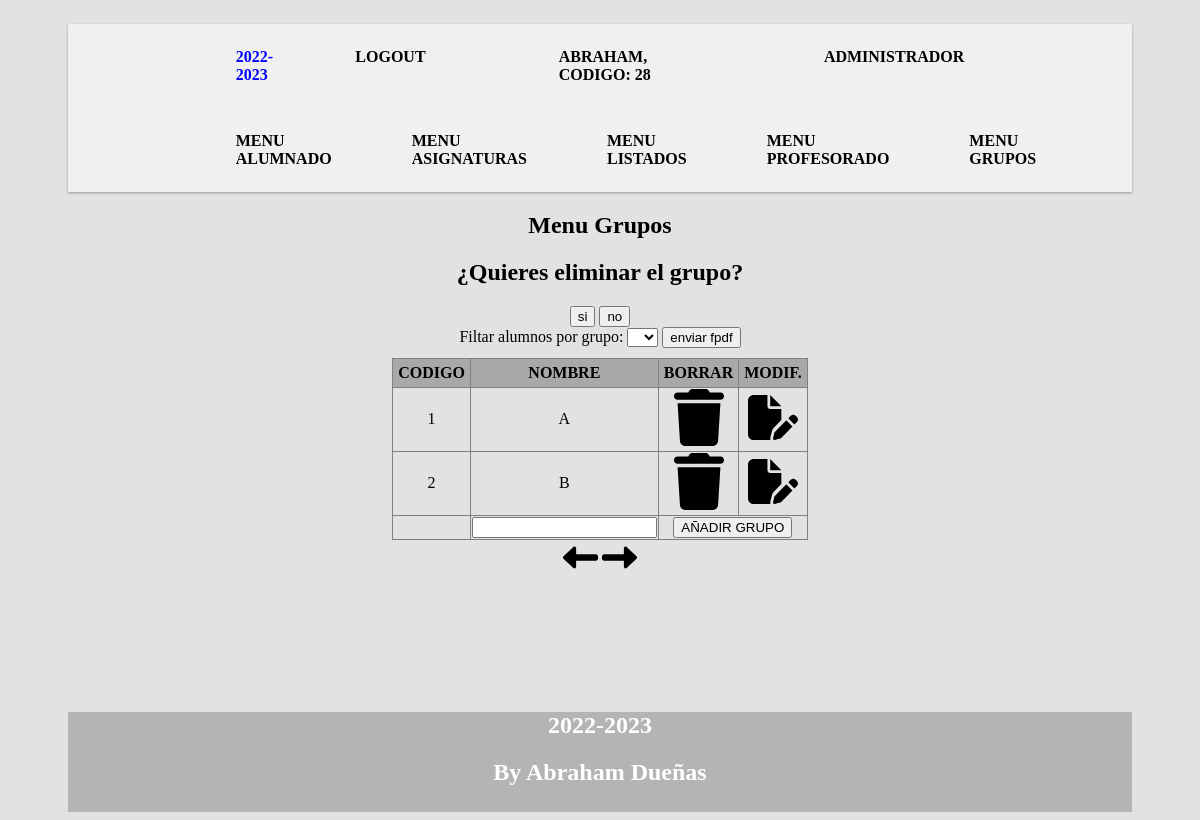
The page /index.php?p=menuGrupos&codG=1&borr=si (signed in) on the database its author committed.
### tables this page shows
CREATE TABLE `grupo` (
  `codigo_G` int(5) NOT NULL,
  `nombre` varchar(50) NOT NULL
);

### index.php (called while the page is built, shortened)
<?php
$p="menuNavegacion";
if(isset($_GET["p"])){
    $p=$_GET["p"];
}
if($p=="menuGrupos"){
    $pagina="menuGrupos.php";
}
require_once("cabecera.php");
require($pagina);
require("pie.php");
?>

### clases/grupo.php (called while the page is built, shortened)
<?php
class Grupo{
    public function todosGruposBD($inicio,$cuantos){
        $sql="select * from grupo limit $inicio,$cuantos";
        $conexion=Conexion::conectarBD();
        $res=$conexion->query($sql);
        $alguno=false;
        while($linea = $res->fetch_assoc()){
            $alguno = true;
            $grupTot[]=$linea;
        }
        if($alguno){
            return $grupTot;
        }else{
            return false;
        }
    }
    public function todosGruposSinLimiteBD(){
        $sql="select * from grupo";
        $conexion=Conexion::conectarBD();
        $res=$conexion->query($sql);
        $alguno=false;
        while($linea = $res->fetch_assoc()){
            $alguno = true;
            $grupTot[]=$linea;
        }
        if($alguno){
            return $grupTot;
        }else{
            return false;
        }
    }
}
?>

### lib/paginar.php (called while the page is built)
<?php
if($inicio+$cuantos<$totalFilas)
    $siguiente=$inicio+$cuantos;
else
    $siguiente=$inicio;
if($inicio-$cuantos>=0)
    $anterior=$inicio-$cuantos;
else
    $anterior=$inicio;
    ?>

### menuGrupos.php (the view, shortened to what this page needs)
<?php
include("clases/grupo.php");
$inicio=0;
$cuantos=7;
$msg="";
if(isset($_GET["codG"])){
    $codigo_G =  $_GET["codG"];
}
    if($msg!=""){
        ?>
        <h2><?php echo $msg?></h2>
        <form method="POST" action="<?php $_SERVER['PHP_SELF']?>" enctype="multipart/form-data" >
        <input type="submit" name="sim" value="si">
        <input type="submit" name="no" value="no">
        </form>
        <?php }else{
            if(!isset($_POST["sim"])&&isset($_GET["borr"])){
?>
<h2>¿Quieres eliminar el grupo?</h2>
<form method="POST" action="index.php?p=menuGrupos&codG=<?php echo $codigo_G?>" enctype="multipart/form-data" >
<input type="submit" name="si" value="si">
<input type="submit" name="no" value="no">
</form>
<?php } }
$totGr= new Grupo("","","");
$todosGrupos = $totGr->todosGruposSinLimiteBD();
if($totalFilas = $totGr->totalGruposBD()){
}else{
    $totalFilas=0;
}
if($totGr->todosGruposBD($inicio,$cuantos)){
    $totGrup=$totGr->todosGruposBD($inicio,$cuantos);
}
include_once("lib/paginar.php");
?>
<form method="POST" action="<?php $_SERVER['PHP_SELF']?>" enctype="multipart/form-data" >
<label>Filtar alumnos por grupo: </label>
<select name="grupofpdf">
    <option value=""></option>
<?php
foreach($todosGrupos as $valGru){
    echo "<option value='".$valGru["codigo_G"]."'>".$valGru["nombre"]."</option>";
}
?>
</select>
<input type="submit" name="enviar" value="enviar fpdf">
<?php if(strcmp($_SESSION["admin"],"si")==0){ ?>
<table border="1">
    <tr>
        <th>CODIGO</th><th>NOMBRE</th><th>BORRAR</th><th>MODIF.</th>
    </tr>
   <?php
 if(!empty($totGrup)){
    foreach($totGrup as $val){
        echo "<tr>";
        echo "<td>".$val["codigo_G"]."</td><td>".$val["nombre"]."</td>
        <td>"?><a href="index.php?p=menuGrupos&codG=<?php echo $val['codigo_G']?>&borr=si"><img src="icons/trash-solid.svg" class="icono"><?php echo "</td>
        <td>"?><a href="index.php?p=modificarGrupo&q=<?php echo $val['codigo_G']?>"><img src="icons/file-pen-solid.svg" class="icono"><?php echo "</td>";
        echo "</tr>";
    }
}?>
    <tr>
        <td>
        </td>
        <td>
        <input type="text" name="nombre" value="" size="20">
        </td>
        <td colspan="2">
        <input type="submit" name="añadir" value="AÑADIR GRUPO" >
        </td>
    </tr>
</table>
</form>
<a  href='index.php?p=menuGrupos&q=<?php echo $anterior?>'><img src="icons/left-long-solid.svg" width="35px"></a>
<a  href='index.php?p=menuGrupos&q=<?php echo $siguiente?>'><img src="icons/right-long-solid.svg" width="35px"></a><br><br>
<?php }?>

### css/stylee.css (style rules this page uses)
body { background-color: rgb(226, 226, 226); padding-left: 5%; padding-right: 5%; }
table { margin: 0 auto; }
table { border-collapse: collapse; margin-top:10px; }
th { background-color: rgb(168, 168, 168); padding:5px; }
.icono { width: 50px; }

### rows shown on the page
grupo: codigo_G "1", nombre "A"
grupo: codigo_G "2", nombre "B"

### other values the page prints
$_SESSION['nombre'] "ABRAHAM"
$_SESSION['codigo_P'] "28"
